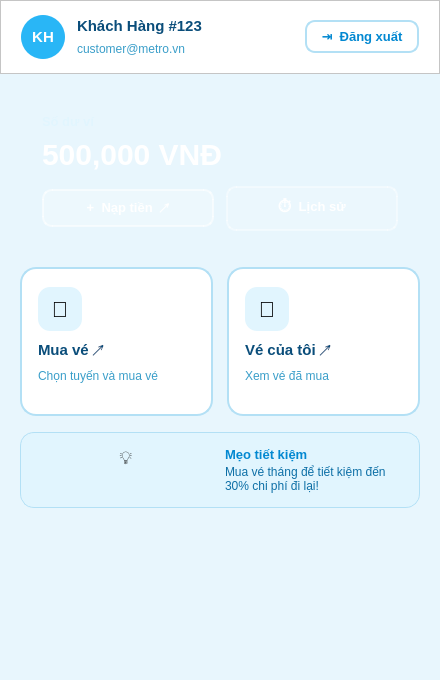
<?xml version="1.0" encoding="UTF-8"?>
<ui version="4.0">
 <class>DashboardWindow</class>
 <widget class="QWidget" name="DashboardWindow">
  <property name="geometry">
   <rect>
    <x>0</x>
    <y>0</y>
    <width>440</width>
    <height>680</height>
   </rect>
  </property>
  <property name="minimumSize">
   <size>
    <width>440</width>
    <height>600</height>
   </size>
  </property>
  <property name="windowTitle">
   <string>Metro Ticket System – Dashboard</string>
  </property>
  <property name="styleSheet">
   <string notr="true">
/* ── Nền tổng ── */
QWidget#DashboardWindow {
    background-color: #E8F6FD;
}

/* ── Header ── */
QFrame#header {
    background-color: #FFFFFF;
    border-bottom: 1px solid #B3E0F5;
}
QLabel#lbl_avatar {
    background-color: #29B6F6;
    border-radius: 22px;
    color: #FFFFFF;
    font-size: 15px;
    font-weight: 700;
}
QLabel#lbl_name {
    color: #0A4D7A;
    font-size: 15px;
    font-weight: 700;
}
QLabel#lbl_email {
    color: #3A9EC9;
    font-size: 12px;
}
QPushButton#btn_logout {
    background-color: #FFFFFF;
    border: 1.5px solid #B3E0F5;
    border-radius: 10px;
    color: #0288D1;
    font-size: 13px;
    font-weight: 600;
    padding: 6px 14px;
}
QPushButton#btn_logout:hover {
    background-color: #E1F5FE;
    border-color: #29B6F6;
}
QPushButton#btn_logout:pressed {
    background-color: #B3E0F5;
}

/* ── Wallet card ── */
QFrame#wallet_card {
    background: qlineargradient(x1:0,y1:0,x2:1,y2:1,
        stop:0 #0288D1, stop:0.5 #29B6F6, stop:1 #4FC3F7);
    border-radius: 18px;
    border: none;
}
QLabel#lbl_wallet_title {
    color: #E1F5FE;
    font-size: 13px;
    font-weight: 500;
}
QLabel#lbl_balance {
    color: #FFFFFF;
    font-size: 30px;
    font-weight: 700;
}
QPushButton#btn_topup {
    background-color: rgba(255,255,255,0.22);
    border: 1.5px solid rgba(255,255,255,0.55);
    border-radius: 10px;
    color: #FFFFFF;
    font-size: 13px;
    font-weight: 600;
    padding: 9px 0px;
}
QPushButton#btn_topup:hover {
    background-color: rgba(255,255,255,0.35);
}
QPushButton#btn_topup:pressed {
    background-color: rgba(255,255,255,0.15);
}
QPushButton#btn_history {
    background-color: rgba(255,255,255,0.12);
    border: 1.5px solid rgba(255,255,255,0.40);
    border-radius: 10px;
    color: #FFFFFF;
    font-size: 13px;
    font-weight: 600;
    padding: 9px 0px;
}
QPushButton#btn_history:hover {
    background-color: rgba(255,255,255,0.25);
}
QPushButton#btn_history:pressed {
    background-color: rgba(255,255,255,0.08);
}

/* ── Menu cards ── */
QFrame#card_buy,
QFrame#card_myticket {
    background-color: #FFFFFF;
    border-radius: 16px;
    border: 1.5px solid #B3E0F5;
}
QFrame#card_buy:hover,
QFrame#card_myticket:hover {
    border-color: #29B6F6;
    background-color: #F0FAFF;
}
QLabel#lbl_icon_buy,
QLabel#lbl_icon_ticket {
    background-color: #E1F5FE;
    border-radius: 12px;
    font-size: 22px;
}
QLabel#lbl_menu_title {
    color: #0A4D7A;
    font-size: 15px;
    font-weight: 700;
}
QLabel#lbl_menu_sub {
    color: #3A9EC9;
    font-size: 12px;
}
QPushButton#btn_buy,
QPushButton#btn_myticket {
    background-color: transparent;
    border: none;
    text-align: left;
}

/* ── Tip banner ── */
QFrame#tip_banner {
    background-color: #E1F5FE;
    border-radius: 14px;
    border: 1px solid #B3E0F5;
}
QLabel#lbl_tip_icon {
    font-size: 18px;
}
QLabel#lbl_tip_title {
    color: #0288D1;
    font-size: 13px;
    font-weight: 700;
}
QLabel#lbl_tip_body {
    color: #0D6FA6;
    font-size: 12px;
}
   </string>
  </property>
  <layout class="QVBoxLayout" name="root_vbox">
   <property name="spacing">
    <number>0</number>
   </property>
   <property name="leftMargin">
    <number>0</number>
   </property>
   <property name="topMargin">
    <number>0</number>
   </property>
   <property name="rightMargin">
    <number>0</number>
   </property>
   <property name="bottomMargin">
    <number>0</number>
   </property>
   <item>
    <widget class="QFrame" name="header">
     <property name="frameShape">
      <enum>QFrame::StyledPanel</enum>
     </property>
     <layout class="QHBoxLayout" name="header_layout">
      <property name="spacing">
       <number>12</number>
      </property>
      <property name="leftMargin">
       <number>20</number>
      </property>
      <property name="topMargin">
       <number>14</number>
      </property>
      <property name="rightMargin">
       <number>20</number>
      </property>
      <property name="bottomMargin">
       <number>14</number>
      </property>
      <item>
       <widget class="QLabel" name="lbl_avatar">
        <property name="minimumSize">
         <size>
          <width>44</width>
          <height>44</height>
         </size>
        </property>
        <property name="maximumSize">
         <size>
          <width>44</width>
          <height>44</height>
         </size>
        </property>
        <property name="text">
         <string>KH</string>
        </property>
        <property name="alignment">
         <set>Qt::AlignCenter</set>
        </property>
       </widget>
      </item>
      <item>
       <layout class="QVBoxLayout" name="user_info_vbox">
        <property name="spacing">
         <number>2</number>
        </property>
        <item>
         <widget class="QLabel" name="lbl_name">
          <property name="text">
           <string>Khách Hàng #123</string>
          </property>
         </widget>
        </item>
        <item>
         <widget class="QLabel" name="lbl_email">
          <property name="text">
           <string>customer@metro.vn</string>
          </property>
         </widget>
        </item>
       </layout>
      </item>
      <item>
       <spacer>
        <property name="orientation">
         <enum>Qt::Horizontal</enum>
        </property>
        <property name="sizeHint" stdset="0">
         <size>
          <width>40</width>
          <height>20</height>
         </size>
        </property>
       </spacer>
      </item>
      <item>
       <widget class="QPushButton" name="btn_logout">
        <property name="cursor">
         <cursorShape>PointingHandCursor</cursorShape>
        </property>
        <property name="text">
         <string>⇥  Đăng xuất</string>
        </property>
       </widget>
      </item>
     </layout>
    </widget>
   </item>
   <item>
    <widget class="QScrollArea" name="scroll_area">
     <property name="styleSheet">
      <string notr="true">QScrollArea { background: transparent; border: none; } QScrollBar:vertical { width: 6px; background: #E8F6FD; } QScrollBar::handle:vertical { background: #B3E0F5; border-radius: 3px; } QScrollBar::add-line:vertical, QScrollBar::sub-line:vertical { height: 0px; }</string>
     </property>
     <property name="frameShape">
      <enum>QFrame::NoFrame</enum>
     </property>
     <property name="widgetResizable">
      <bool>true</bool>
     </property>
     <widget class="QWidget" name="scroll_contents">
      <property name="geometry">
       <rect>
        <x>0</x>
        <y>0</y>
        <width>440</width>
        <height>606</height>
       </rect>
      </property>
      <property name="styleSheet">
       <string notr="true">QWidget#scroll_contents { background: transparent; }</string>
      </property>
      <layout class="QVBoxLayout" name="body_vbox">
       <property name="spacing">
        <number>16</number>
       </property>
       <property name="leftMargin">
        <number>20</number>
       </property>
       <property name="topMargin">
        <number>20</number>
       </property>
       <property name="rightMargin">
        <number>20</number>
       </property>
       <property name="bottomMargin">
        <number>24</number>
       </property>
       <item>
        <widget class="QFrame" name="wallet_card">
         <property name="frameShape">
          <enum>QFrame::StyledPanel</enum>
         </property>
         <layout class="QVBoxLayout" name="wallet_vbox">
          <property name="spacing">
           <number>8</number>
          </property>
          <property name="leftMargin">
           <number>22</number>
          </property>
          <property name="topMargin">
           <number>20</number>
          </property>
          <property name="rightMargin">
           <number>22</number>
          </property>
          <property name="bottomMargin">
           <number>20</number>
          </property>
          <item>
           <widget class="QLabel" name="lbl_wallet_title">
            <property name="text">
             <string>Số dư ví</string>
            </property>
           </widget>
          </item>
          <item>
           <widget class="QLabel" name="lbl_balance">
            <property name="text">
             <string>500,000 VNĐ</string>
            </property>
           </widget>
          </item>
          <item>
           <spacer>
            <property name="orientation">
             <enum>Qt::Vertical</enum>
            </property>
            <property name="sizeType">
             <enum>QSizePolicy::Fixed</enum>
            </property>
            <property name="sizeHint" stdset="0">
             <size>
              <width>0</width>
              <height>6</height>
             </size>
            </property>
           </spacer>
          </item>
          <item>
           <layout class="QHBoxLayout" name="wallet_btn_row">
            <property name="spacing">
             <number>12</number>
            </property>
            <item>
             <widget class="QPushButton" name="btn_topup">
              <property name="cursor">
               <cursorShape>PointingHandCursor</cursorShape>
              </property>
              <property name="text">
               <string>+  Nạp tiền  ↗</string>
              </property>
             </widget>
            </item>
            <item>
             <widget class="QPushButton" name="btn_history">
              <property name="cursor">
               <cursorShape>PointingHandCursor</cursorShape>
              </property>
              <property name="text">
               <string>⏱  Lịch sử</string>
              </property>
             </widget>
            </item>
           </layout>
          </item>
         </layout>
        </widget>
       </item>
       <item>
        <layout class="QHBoxLayout" name="menu_grid">
         <property name="spacing">
          <number>14</number>
         </property>
         <item>
          <widget class="QFrame" name="card_buy">
           <property name="cursor">
            <cursorShape>PointingHandCursor</cursorShape>
           </property>
           <property name="frameShape">
            <enum>QFrame::StyledPanel</enum>
           </property>
           <layout class="QVBoxLayout" name="card_buy_vbox">
            <property name="spacing">
             <number>10</number>
            </property>
            <property name="leftMargin">
             <number>16</number>
            </property>
            <property name="topMargin">
             <number>18</number>
            </property>
            <property name="rightMargin">
             <number>16</number>
            </property>
            <property name="bottomMargin">
             <number>18</number>
            </property>
            <item>
             <widget class="QLabel" name="lbl_icon_buy">
              <property name="minimumSize">
               <size>
                <width>44</width>
                <height>44</height>
               </size>
              </property>
              <property name="maximumSize">
               <size>
                <width>44</width>
                <height>44</height>
               </size>
              </property>
              <property name="text">
               <string>🎫</string>
              </property>
              <property name="alignment">
               <set>Qt::AlignCenter</set>
              </property>
             </widget>
            </item>
            <item>
             <widget class="QLabel" name="lbl_menu_title">
              <property name="text">
               <string>Mua vé ↗</string>
              </property>
             </widget>
            </item>
            <item>
             <widget class="QLabel" name="lbl_menu_sub">
              <property name="text">
               <string>Chọn tuyến và mua vé</string>
              </property>
              <property name="wordWrap">
               <bool>true</bool>
              </property>
             </widget>
            </item>
            <item>
             <spacer>
              <property name="orientation">
               <enum>Qt::Vertical</enum>
              </property>
              <property name="sizeHint" stdset="0">
               <size>
                <width>0</width>
                <height>10</height>
               </size>
              </property>
             </spacer>
            </item>
           </layout>
          </widget>
         </item>
         <item>
          <widget class="QFrame" name="card_myticket">
           <property name="cursor">
            <cursorShape>PointingHandCursor</cursorShape>
           </property>
           <property name="frameShape">
            <enum>QFrame::StyledPanel</enum>
           </property>
           <layout class="QVBoxLayout" name="card_ticket_vbox">
            <property name="spacing">
             <number>10</number>
            </property>
            <property name="leftMargin">
             <number>16</number>
            </property>
            <property name="topMargin">
             <number>18</number>
            </property>
            <property name="rightMargin">
             <number>16</number>
            </property>
            <property name="bottomMargin">
             <number>18</number>
            </property>
            <item>
             <widget class="QLabel" name="lbl_icon_ticket">
              <property name="minimumSize">
               <size>
                <width>44</width>
                <height>44</height>
               </size>
              </property>
              <property name="maximumSize">
               <size>
                <width>44</width>
                <height>44</height>
               </size>
              </property>
              <property name="text">
               <string>📱</string>
              </property>
              <property name="alignment">
               <set>Qt::AlignCenter</set>
              </property>
             </widget>
            </item>
            <item>
             <widget class="QLabel" name="lbl_menu_title_2">
              <property name="styleSheet">
               <string notr="true">color: #0A4D7A; font-size: 15px; font-weight: 700;</string>
              </property>
              <property name="text">
               <string>Vé của tôi ↗</string>
              </property>
             </widget>
            </item>
            <item>
             <widget class="QLabel" name="lbl_menu_sub_2">
              <property name="styleSheet">
               <string notr="true">color: #3A9EC9; font-size: 12px;</string>
              </property>
              <property name="text">
               <string>Xem vé đã mua</string>
              </property>
              <property name="wordWrap">
               <bool>true</bool>
              </property>
             </widget>
            </item>
            <item>
             <spacer>
              <property name="orientation">
               <enum>Qt::Vertical</enum>
              </property>
              <property name="sizeHint" stdset="0">
               <size>
                <width>0</width>
                <height>10</height>
               </size>
              </property>
             </spacer>
            </item>
           </layout>
          </widget>
         </item>
        </layout>
       </item>
       <item>
        <widget class="QFrame" name="tip_banner">
         <property name="frameShape">
          <enum>QFrame::StyledPanel</enum>
         </property>
         <layout class="QHBoxLayout" name="tip_layout">
          <property name="spacing">
           <number>10</number>
          </property>
          <property name="leftMargin">
           <number>16</number>
          </property>
          <property name="topMargin">
           <number>14</number>
          </property>
          <property name="rightMargin">
           <number>16</number>
          </property>
          <property name="bottomMargin">
           <number>14</number>
          </property>
          <item>
           <widget class="QLabel" name="lbl_tip_icon">
            <property name="text">
             <string>💡</string>
            </property>
            <property name="alignment">
             <set>Qt::AlignHCenter|Qt::AlignTop</set>
            </property>
           </widget>
          </item>
          <item>
           <layout class="QVBoxLayout" name="tip_text_vbox">
            <property name="spacing">
             <number>3</number>
            </property>
            <item>
             <widget class="QLabel" name="lbl_tip_title">
              <property name="text">
               <string>Mẹo tiết kiệm</string>
              </property>
             </widget>
            </item>
            <item>
             <widget class="QLabel" name="lbl_tip_body">
              <property name="text">
               <string>Mua vé tháng để tiết kiệm đến 30% chi phí đi lại!</string>
              </property>
              <property name="wordWrap">
               <bool>true</bool>
              </property>
             </widget>
            </item>
           </layout>
          </item>
         </layout>
        </widget>
       </item>
       <item>
        <spacer>
         <property name="orientation">
          <enum>Qt::Vertical</enum>
         </property>
         <property name="sizeHint" stdset="0">
          <size>
           <width>20</width>
           <height>20</height>
          </size>
         </property>
        </spacer>
       </item>
      </layout>
     </widget>
    </widget>
   </item>
  </layout>
 </widget>
 <resources/>
 <connections/>
</ui>
